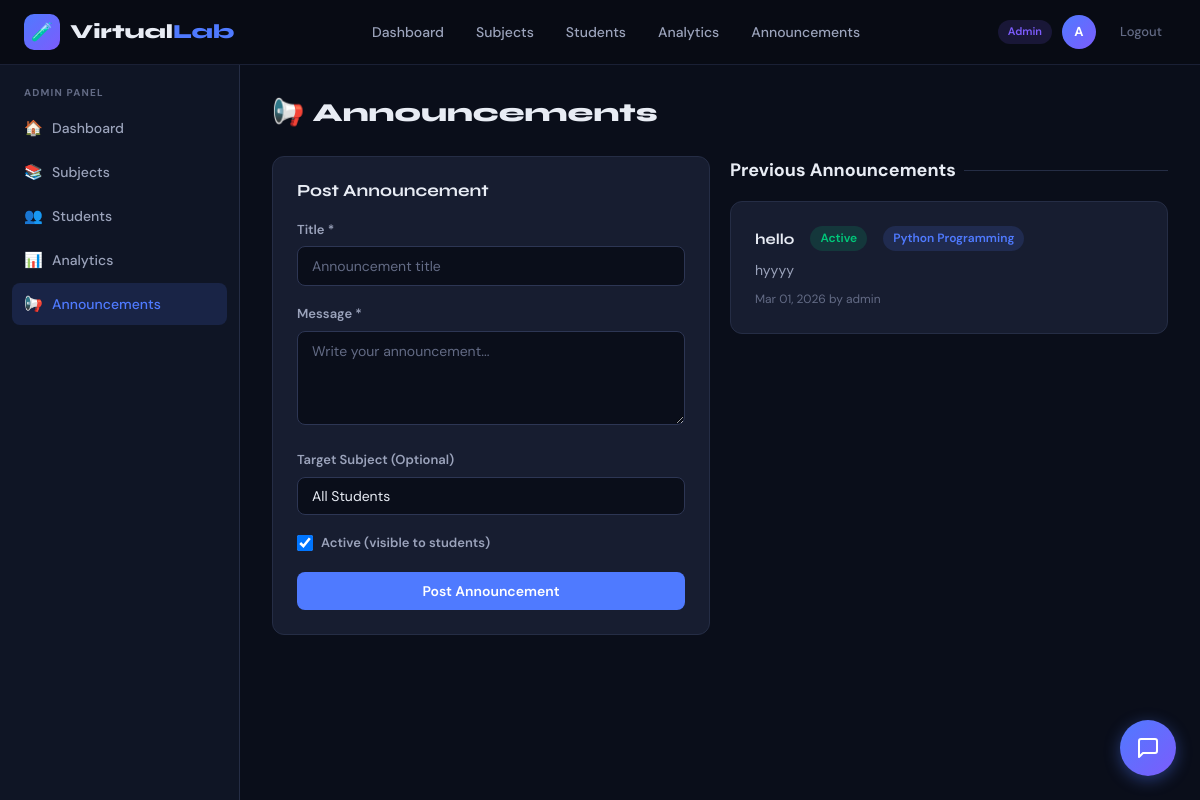
The app's page /admin-panel/announcements/ (signed in) with its own data.
### lab/models.py (models this page shows, shortened)
class Announcement(models.Model):
    title = models.CharField(max_length=200)
    content = models.TextField()
    subject = models.ForeignKey(Subject, on_delete=models.SET_NULL, null=True, blank=True)
    created_by = models.ForeignKey(User, on_delete=models.CASCADE)
    created_at = models.DateTimeField(auto_now_add=True)
    is_active = models.BooleanField(default=True)
    class Meta:
        ordering = ['-created_at']

class Subject(models.Model):
    CATEGORY_CHOICES = [
        ('programming', 'Programming'),
        ('database', 'Database'),
        ('algorithms', 'Algorithms'),
        ('networking', 'Networking'),
        ('other', 'Other'),
    ]
    title = models.CharField(max_length=200)
    description = models.TextField()
    category = models.CharField(max_length=50, choices=CATEGORY_CHOICES, default='other')
    thumbnail = models.ImageField(upload_to='thumbnails/', blank=True, null=True)
    icon = models.CharField(max_length=50, default='book', help_text='Icon name (e.g. database, code, cpu)')
    color = models.CharField(max_length=7, default='#4f46e5')
    is_active = models.BooleanField(default=True)
    created_at = models.DateTimeField(auto_now_add=True)
    order = models.IntegerField(default=0)
    class Meta:
        ordering = ['order', 'title']

### lab/views.py (the view)
# urls.py: path('admin-panel/announcements/', views.admin_announcements, name='admin_announcements'),
@admin_required
def admin_announcements(request):
    announcements = Announcement.objects.all()
    if request.method == 'POST':
        form = AnnouncementForm(request.POST)
        if form.is_valid():
            ann = form.save(commit=False)
            ann.created_by = request.user
            ann.save()
            messages.success(request, 'Announcement posted!')
            return redirect('admin_announcements')
    else:
        form = AnnouncementForm()
    return render(request, 'lab/admin/announcements.html', {
        'announcements': announcements, 'form': form
    })

### lab/forms.py
class AnnouncementForm(forms.ModelForm):
    class Meta:
        model = Announcement
        fields = ['title', 'content', 'subject', 'is_active']
        widgets = {
            'content': forms.Textarea(attrs={'rows': 4}),
        }

### lab/templates/lab/admin/announcements.html (shortened to what this page needs)
{% extends 'lab/base.html' %}
{% block body %}
<div class="app-layout">
  <div class="sidebar">
    <div class="sidebar-section">
      <div class="sidebar-label">Admin Panel</div>
      <a href="{% url 'admin_dashboard' %}" class="sidebar-link"><span class="icon">🏠</span> Dashboard</a>
      <a href="{% url 'admin_subjects' %}" class="sidebar-link"><span class="icon">📚</span> Subjects</a>
      <a href="{% url 'admin_students' %}" class="sidebar-link"><span class="icon">👥</span> Students</a>
      <a href="{% url 'admin_analytics' %}" class="sidebar-link"><span class="icon">📊</span> Analytics</a>
      <a href="{% url 'admin_announcements' %}" class="sidebar-link active"><span class="icon">📢</span> Announcements</a>
    </div>
  </div>
  <div class="main-content">
    <div class="page-header">
      <h1 class="page-title">📢 Announcements</h1>
    </div>
    <div class="grid-2" style="align-items:start;">
      <div class="card">
        <h3 style="font-size:17px; font-weight:700; margin-bottom:18px;">Post Announcement</h3>
        <form method="post">
          <div class="form-group">
            <label class="form-label">Title *</label>
            <input type="text" name="title" class="form-control" required placeholder="Announcement title">
          </div>
          <div class="form-group">
            <label class="form-label">Message *</label>
            <textarea name="content" class="form-control" rows="4" required placeholder="Write your announcement..."></textarea>
          </div>
          <div class="form-group">
            <label class="form-label">Target Subject (Optional)</label>
            <select name="subject" class="form-control">
              <option value="">All Students</option>
            </select>
          </div>
          <div class="form-group">
            <label style="display:flex; align-items:center; gap:8px; cursor:pointer;">
              <input type="checkbox" name="is_active" checked style="width:16px;height:16px;">
              <span class="form-label" style="margin:0;">Active (visible to students)</span>
            </label>
          </div>
          <button type="submit" class="btn btn-primary w-full" style="width:100%; justify-content:center;">Post Announcement</button>
        </form>
      </div>
      <div>
        <div class="section-title">Previous Announcements</div>
        {% for ann in announcements %}
        <div class="card mb-2">
          <div class="flex items-start justify-between gap-2">
            <div>
              <div class="flex items-center gap-2 mb-1 flex-wrap">
                <h4 style="font-weight:700;">{{ ann.title }}</h4>
                {% if ann.is_active %}<span class="badge badge-green">Active</span>{% else %}<span class="badge badge-gray">Hidden</span>{% endif %}
                {% if ann.subject %}<span class="badge badge-blue">{{ ann.subject.title }}</span>{% endif %}
              </div>
              <p style="font-size:14px; color:var(--text2);">{{ ann.content }}</p>
              <p class="text-dim text-xs mt-1">{{ ann.created_at|date:"M d, Y" }} by {{ ann.created_by.username }}</p>
            </div>
          </div>
        </div>
        {% empty %}
        <div class="empty-state">
          <div class="empty-icon">📢</div>
          <h3 class="empty-title">No announcements yet</h3>
          <p class="empty-desc">Post your first announcement to notify students.</p>
        </div>
        {% endfor %}
      </div>
    </div>
  </div>
</div>
{% endblock %}

### lab/templates/lab/base.html (shortened to what this page needs)
<!DOCTYPE html>
<html lang="en">
<head>
{% load static %}
</head>
<body>
<nav {% if request.user.is_staff %}class="admin-nav"{% endif %}>
  <div class="nav-inner">
    <a href="{% url 'home' %}" class="nav-logo">
      <div class="nav-logo-icon">🧪</div>
      <span class="nav-logo-text">Virtual<span>Lab</span></span>
    </a>
    {% if request.user.is_authenticated %}
      {% if request.user.is_staff %}
        <div class="nav-links">
          <a href="{% url 'admin_dashboard' %}" class="nav-link {% if request.resolver_match.url_name == 'admin_dashboard' %}active{% endif %}">Dashboard</a>
          <a href="{% url 'admin_subjects' %}" class="nav-link {% if 'subject' in request.resolver_match.url_name %}active{% endif %}">Subjects</a>
          <a href="{% url 'admin_students' %}" class="nav-link {% if 'student' in request.resolver_match.url_name %}active{% endif %}">Students</a>
          <a href="{% url 'admin_analytics' %}" class="nav-link">Analytics</a>
          <a href="{% url 'admin_announcements' %}" class="nav-link">Announcements</a>
        </div>
      {% endif %}
      <div class="nav-user">
        {% if request.user.is_staff %}<span class="badge badge-purple" style="font-size:11px">Admin</span>{% endif %}
        <a href="{% if request.user.is_staff %}{% url 'admin_dashboard' %}{% else %}{% url 'profile' %}{% endif %}" class="nav-avatar">
          {{ request.user.first_name|first|upper|default:request.user.username|first|upper }}
        </a>
        <a href="{% url 'logout' %}" class="nav-link" style="font-size:13px; color: var(--text3);">Logout</a>
      </div>
    {% else %}
      <div class="nav-links">
        <a href="{% url 'login' %}" class="nav-link">Login</a>
        <a href="{% url 'register' %}" class="btn btn-primary btn-sm">Get Started</a>
      </div>
    {% endif %}
  </div>
</nav>
{% block body %}{% endblock %}
{% load static %}
<link rel="stylesheet" href="{% static 'lab/css/chatbot.css' %}">
</body>
</html>

### records on screen
Announcement: title "hello", is_active "Active", subject "Python Programming", content "hyyyy", created_at "Mar 01, 2026", created_by.username "admin"
